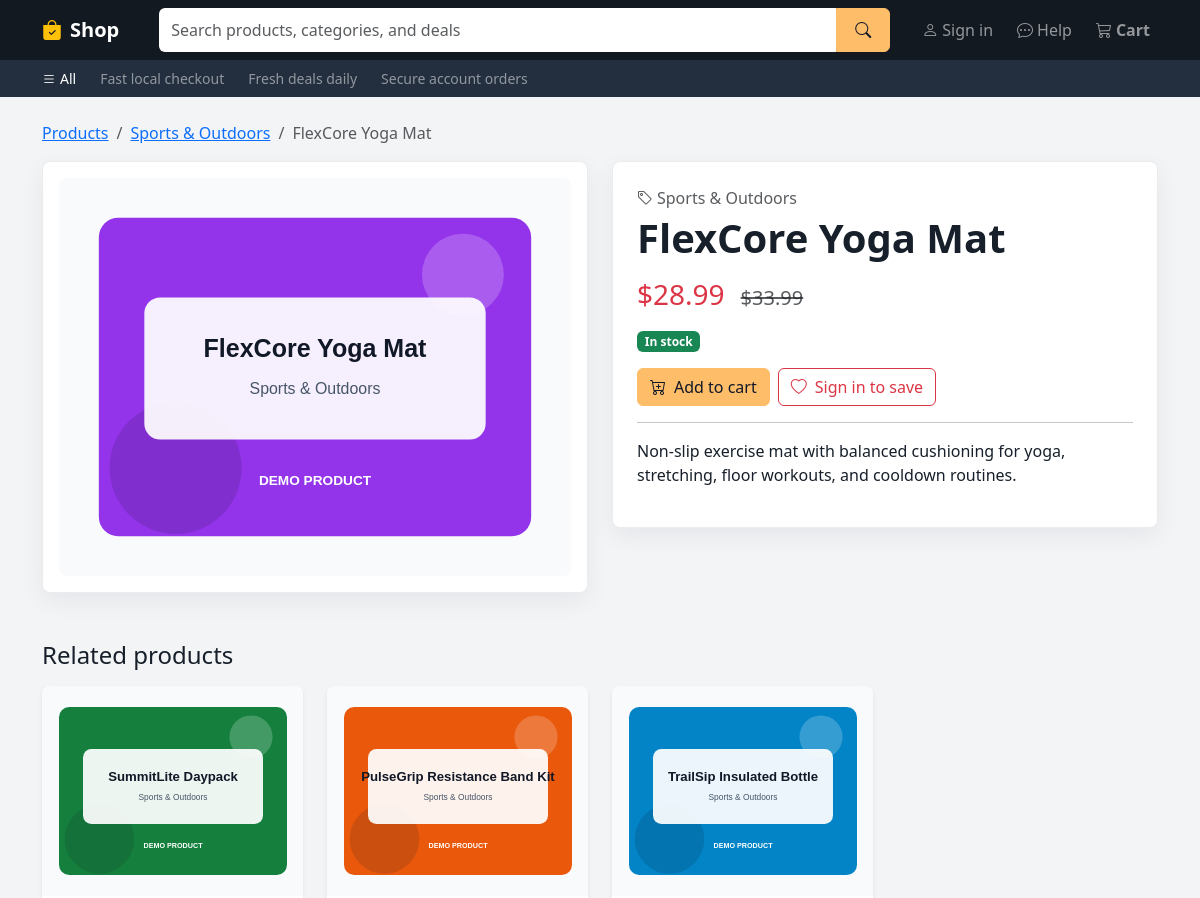
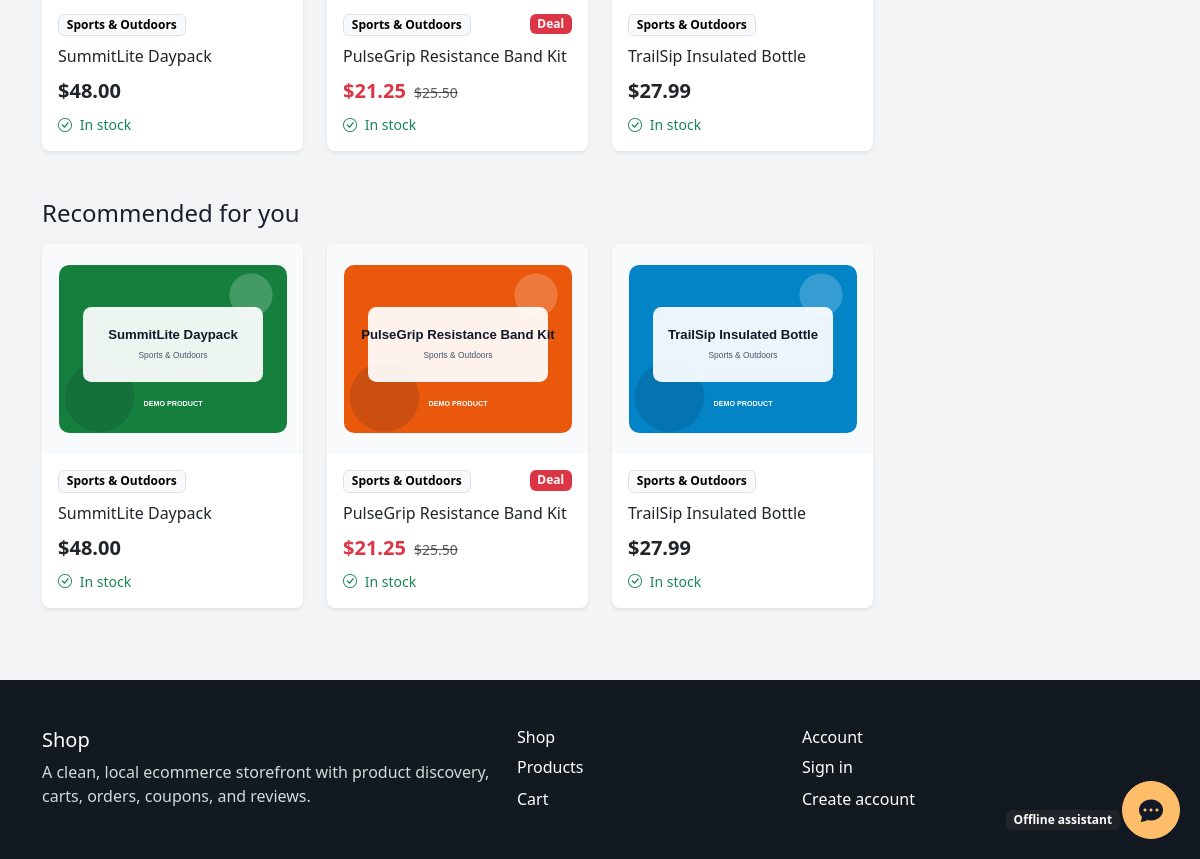
The page /products/product/flexcore-yoga-mat/ on the database its author committed (2 pictures, top to bottom).
### products/models.py (models this page shows, shortened)
class Product(models.Model):
    category = models.ForeignKey(
        Category,
        on_delete=models.PROTECT,
        related_name="products",
    )
    name = models.CharField(max_length=180)
    slug = models.SlugField(max_length=220, unique=True, blank=True)
    description = models.TextField()
    price = models.DecimalField(
        max_digits=10,
        decimal_places=2,
        validators=[MinValueValidator(Decimal("0.01"))],
    )
    discount_price = models.DecimalField(
        max_digits=10,
        decimal_places=2,
        blank=True,
        null=True,
        validators=[MinValueValidator(Decimal("0.01"))],
    )
    stock = models.PositiveIntegerField(default=0)
    is_available = models.BooleanField(default=True)
    created_at = models.DateTimeField(auto_now_add=True)
    updated_at = models.DateTimeField(auto_now=True)
    class Meta:
        ordering = ["-created_at"]
        indexes = [
            models.Index(fields=["slug"]),
            models.Index(fields=["is_available", "stock"]),
        ]
    @property
    def has_discount(self):
        return self.discount_price is not None and self.discount_price < self.price
    @property
    def in_stock(self):
        return self.stock > 0
    @property
    def can_be_purchased(self):
        return self.is_available and self.in_stock

class Category(models.Model):
    name = models.CharField(max_length=120, unique=True)
    slug = models.SlugField(max_length=140, unique=True, blank=True)
    description = models.TextField(blank=True)
    is_active = models.BooleanField(default=True)
    created_at = models.DateTimeField(auto_now_add=True)
    updated_at = models.DateTimeField(auto_now=True)
    class Meta:
        verbose_name = "Category"
        verbose_name_plural = "Categories"
        ordering = ["name"]

class ProductImage(models.Model):
    product = models.ForeignKey(
        Product,
        on_delete=models.CASCADE,
        related_name="images",
    )
    image = models.ImageField(upload_to=product_image_upload_path)
    alt_text = models.CharField(max_length=180, blank=True)
    is_primary = models.BooleanField(default=False)
    created_at = models.DateTimeField(auto_now_add=True)
    class Meta:
        ordering = ["-is_primary", "created_at"]

### products/views.py (the view)
# urls.py: path("product/<slug:slug>/", ProductDetailView.as_view(), name="product_detail"),
class ProductDetailView(DetailView):
    model = Product
    template_name = "products/product_detail.html"
    context_object_name = "product"
    slug_field = "slug"
    slug_url_kwarg = "slug"
    def get_queryset(self):
        return product_card_queryset()
    def get(self, request, *args, **kwargs):
        response = super().get(request, *args, **kwargs)
        self._store_recently_viewed_product()
        return response
    def get_context_data(self, **kwargs):
        context = super().get_context_data(**kwargs)
        images = list(self.object.images.all())
        recently_viewed_ids = self.request.session.get(RECENTLY_VIEWED_SESSION_KEY, [])
        recently_viewed_products = product_card_queryset().filter(id__in=recently_viewed_ids).exclude(
            id=self.object.id
        )
        recently_viewed_products = sorted(
            recently_viewed_products,
            key=lambda product: recently_viewed_ids.index(product.id),
        )
        context["primary_image"] = next(
            (image for image in images if image.is_primary),
            images[0] if images else None,
        )
        context["gallery_images"] = images
        context["related_products"] = (
            product_card_queryset()
            .filter(category=self.object.category)
            .exclude(id=self.object.id)[:4]
        )
        context["recently_viewed_products"] = recently_viewed_products[:4]
        context["recommended_products"] = self._get_recommended_products(recently_viewed_ids)
        context["is_in_wishlist"] = self._is_in_wishlist()
        return context
    def _store_recently_viewed_product(self):
        product_ids = self.request.session.get(RECENTLY_VIEWED_SESSION_KEY, [])
        product_id = self.object.id
        if product_id in product_ids:
            product_ids.remove(product_id)
        product_ids.insert(0, product_id)
        self.request.session[RECENTLY_VIEWED_SESSION_KEY] = product_ids[:RECENTLY_VIEWED_LIMIT]
        self.request.session.modified = True
    def _get_recommended_products(self, recently_viewed_ids):
        category_ids = Product.objects.filter(id__in=recently_viewed_ids).values_list(
            "category_id",
            flat=True,
        )
        category_ids = list(dict.fromkeys(category_ids))
        if not category_ids:
            category_ids = [self.object.category_id]
        return (
            product_card_queryset()
            .filter(category_id__in=category_ids)
            .exclude(id__in=[self.object.id, *recently_viewed_ids])[:4]
        )
    def _is_in_wishlist(self):
        if not self.request.user.is_authenticated:
            return False
        from accounts.models import WishlistItem
        return WishlistItem.objects.filter(
            user=self.request.user,
            product=self.object,
        ).exists()

### products/views.py (called while the page is built)
def product_card_queryset():
    return Product.objects.filter(is_available=True).select_related("category").prefetch_related(
        Prefetch(
            "images",
            queryset=ProductImage.objects.order_by("-is_primary", "created_at"),
        )
    )

### templates/products/product_detail.html (shortened to what this page needs)
{% extends "base.html" %}
{% block content %}
<div class="container">
    <nav aria-label="breadcrumb" class="mb-3">
        <ol class="breadcrumb">
            <li class="breadcrumb-item"><a href="{% url 'products:product_list' %}">Products</a></li>
            <li class="breadcrumb-item"><a href="{% url 'products:category_products' product.category.slug %}">{{ product.category.name }}</a></li>
            <li class="breadcrumb-item active" aria-current="page">{{ product.name }}</li>
        </ol>
    </nav>
    <div class="row g-4 align-items-start">
        <section class="col-lg-6">
            <div class="surface rounded-3 p-3">
                {% if primary_image %}
                    <img src="{{ primary_image.image.url }}" class="img-fluid rounded-3 w-100 object-fit-cover" alt="{{ primary_image.alt_text|default:product.name }}" style="max-height: 560px;">
                {% else %}
                    <div class="product-image-fallback rounded-3 d-flex align-items-center justify-content-center text-muted" style="height: 420px;">
                        <i class="bi bi-image fs-1"></i>
                    </div>
                {% endif %}
            </div>
        </section>
        <section class="col-lg-6">
            <div class="surface rounded-3 p-4">
                <p class="text-muted mb-1"><i class="bi bi-tag me-1"></i>{{ product.category.name }}</p>
                <h1 class="display-6 fw-bold">{{ product.name }}</h1>
                <div class="my-3">
                    {% if product.has_discount %}
                        <div class="d-flex align-items-baseline gap-3">
                            <span class="h3 text-danger mb-0">${{ product.discount_price }}</span>
                            <span class="h5 text-muted text-decoration-line-through mb-0">${{ product.price }}</span>
                        </div>
                    {% else %}
                        <span class="h3 mb-0">${{ product.price }}</span>
                    {% endif %}
                </div>
                {% if product.in_stock %}
                    <p class="badge text-bg-success">In stock</p>
                {% else %}
                    <p class="badge text-bg-danger">Out of stock</p>
                {% endif %}
                <div class="d-flex flex-wrap gap-2 mb-3">
                    {% if product.can_be_purchased %}
                        <form method="post" action="{% url 'cart:cart_add' product.id %}">
                            <button type="submit" class="btn btn-warning">
                                <i class="bi bi-cart-plus me-2"></i>Add to cart
                            </button>
                        </form>
                    {% endif %}
                    {% if user.is_authenticated %}
                        <form method="post" action="{% url 'accounts:wishlist_toggle' product.id %}">
                            {% csrf_token %}
                            <input type="hidden" name="next" value="{{ request.path }}">
                            <button type="submit" class="btn {% if is_in_wishlist %}btn-danger{% else %}btn-outline-danger{% endif %}">
                                <i class="bi bi-heart{% if is_in_wishlist %}-fill{% endif %} me-2"></i>
                                {% if is_in_wishlist %}Saved{% else %}Wishlist{% endif %}
                            </button>
                        </form>
                    {% else %}
                        <a href="{% url 'accounts:login' %}" class="btn btn-outline-danger">
                            <i class="bi bi-heart me-2"></i>Sign in to save
                        </a>
                    {% endif %}
                </div>
                <hr>
                <div class="lead fs-6">
                    {{ product.description|linebreaks }}
                </div>
            </div>
        </section>
    </div>
    {% include "products/_product_carousel_section.html" with title="Related products" products=related_products %}
    {% include "products/_product_carousel_section.html" with title="Recommended for you" products=recommended_products %}
</div>
{% endblock %}

### templates/products/_product_carousel_section.html
{% if products %}
    <section class="mt-5">
        <div class="d-flex justify-content-between align-items-center gap-3 mb-3">
            <h2 class="h4 mb-0">{{ title }}</h2>
        </div>
        <div class="row row-cols-1 row-cols-sm-2 row-cols-lg-4 g-4">
            {% for product in products %}
                <div class="col">
                    {% include "products/_product_card.html" with product=product %}
                </div>
            {% endfor %}
        </div>
    </section>
{% endif %}

### templates/products/_product_card.html
<article class="card product-card h-100 border-0 shadow-sm rounded-3 overflow-hidden">
    <a href="{% url 'products:product_detail' product.slug %}" class="text-decoration-none">
        {% with image=product.images.all.0 %}
            {% if image %}
                <img src="{{ image.image.url }}" class="card-img-top object-fit-cover" alt="{{ image.alt_text|default:product.name }}" style="height: 210px;">
            {% else %}
                <div class="card-img-top product-image-fallback d-flex align-items-center justify-content-center text-muted" style="height: 210px;">
                    <i class="bi bi-image fs-2"></i>
                </div>
            {% endif %}
        {% endwith %}
    </a>
    <div class="card-body d-flex flex-column">
        <div class="d-flex justify-content-between align-items-start gap-2 mb-2">
            <span class="badge text-bg-light border">{{ product.category.name }}</span>
            {% if product.has_discount %}
                <span class="badge text-bg-danger">Deal</span>
            {% endif %}
        </div>
        <h3 class="h6 lh-base">
            <a href="{% url 'products:product_detail' product.slug %}" class="text-dark text-decoration-none">{{ product.name }}</a>
        </h3>
        <div class="mt-auto">
            {% if product.has_discount %}
                <div class="d-flex align-items-baseline gap-2">
                    <span class="fs-5 fw-bold text-danger">${{ product.discount_price }}</span>
                    <span class="small text-muted text-decoration-line-through">${{ product.price }}</span>
                </div>
            {% else %}
                <span class="fs-5 fw-bold">${{ product.price }}</span>
            {% endif %}
            <p class="small {% if product.in_stock %}text-success{% else %}text-danger{% endif %} mb-0 mt-2">
                <i class="bi {% if product.in_stock %}bi-check-circle{% else %}bi-x-circle{% endif %} me-1"></i>
                {% if product.in_stock %}In stock{% else %}Out of stock{% endif %}
            </p>
        </div>
    </div>
</article>

### templates/base.html (style rules this page uses)
:root { --shop-ink: #131921; --shop-ink-soft: #232f3e; --shop-gold: #febd69; --shop-gold-dark: #f3a847; --shop-page: #f3f4f6; }
body { background: var(--shop-page); color: #17202a; }
.surface { background: #fff; border: 1px solid rgba(15, 23, 42, .08); box-shadow: 0 8px 24px rgba(15, 23, 42, .06); }
.product-card { transition: transform .16s ease, box-shadow .16s ease; }
.product-card img, .product-image-fallback { background: #f8fafc; }
.btn-warning { background: var(--shop-gold); border-color: var(--shop-gold); color: #111827; }

### rows shown on the page
Product: category.name "Sports & Outdoors", name "FlexCore Yoga Mat", discount_price "28.99", price "33.99", description "Non-slip exercise mat with balanced cushioning for yoga, stretching, floor workouts, and cooldown routines."
ProductImage: image (picture)
Product: images.all.0.image (picture), category.name "Sports & Outdoors", name "SummitLite Daypack", price "48.00", stock "In stock"
Product: images.all.0.image (picture), category.name "Sports & Outdoors", shows "Deal", name "PulseGrip Resistance Band Kit", discount_price "21.25", price "25.50", stock "In stock"
Product: images.all.0.image (picture), category.name "Sports & Outdoors", name "TrailSip Insulated Bottle", price "27.99", stock "In stock"

### other values the page prints
{{ title }} "Related products Recommended for you"
